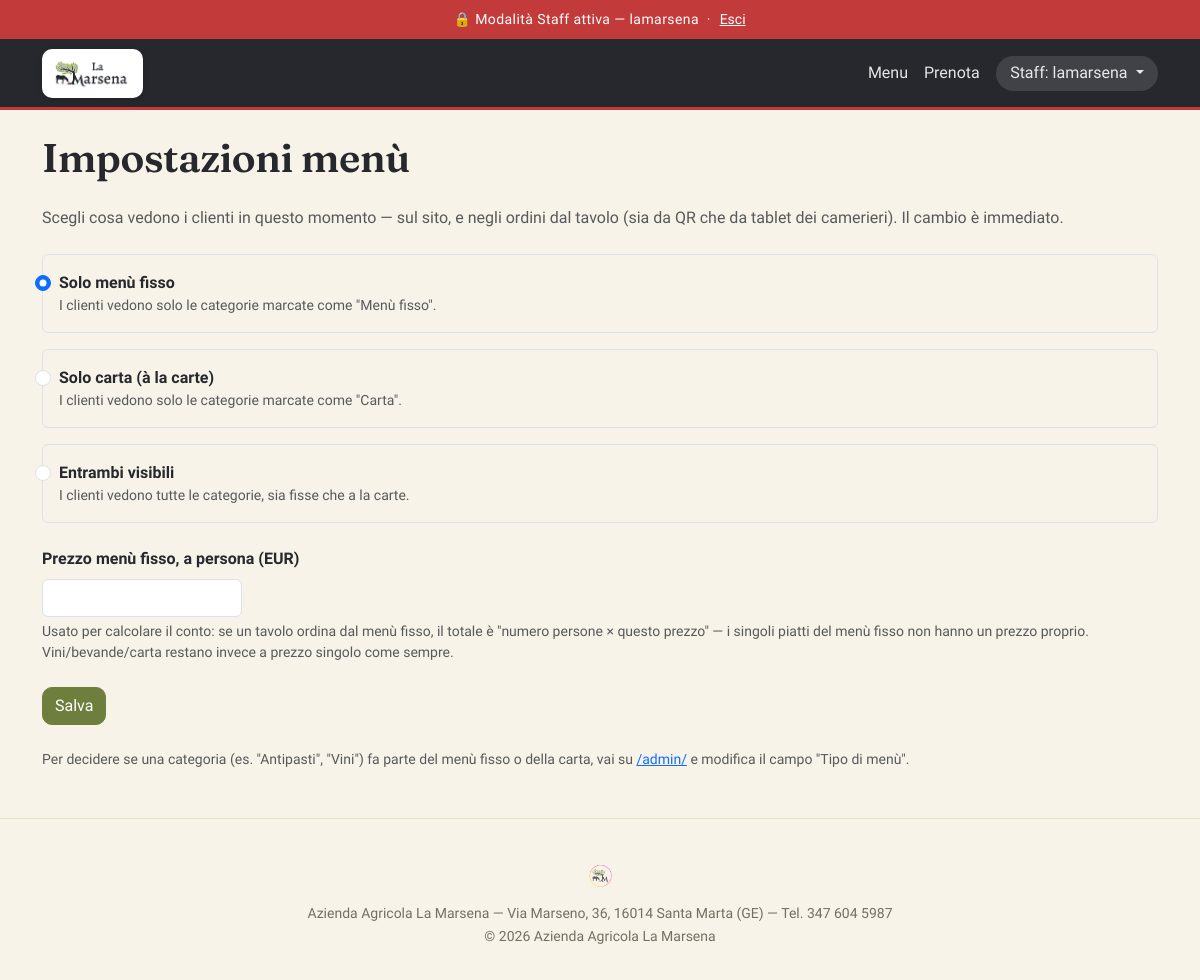
The app's page /menu/impostazioni/ (signed in) with its own data.
### menu_digitale/models.py (models this page shows, shortened)
class ImpostazioniMenu(models.Model):
    MODALITA_FISSO = "fisso"
    MODALITA_CARTA = "carta"
    MODALITA_ENTRAMBI = "entrambi"
    MODALITA_CHOICES = [
        (MODALITA_FISSO, "Solo menù fisso"),
        (MODALITA_CARTA, "Solo carta"),
        (MODALITA_ENTRAMBI, "Entrambi visibili"),
    ]
    modalita_attiva = models.CharField(
        max_length=10,
        choices=MODALITA_CHOICES,
        default=MODALITA_FISSO,
        verbose_name="Cosa mostrare ai clienti ora",
    )
    prezzo_menu_fisso_a_persona = models.DecimalField(
        max_digits=6,
        decimal_places=2,
        default=0,
        verbose_name="Prezzo menù fisso a persona (EUR)",
        help_text="Usato per calcolare il conto quando il tavolo ordina dal menù fisso.",
    )
    class Meta:
        verbose_name = "Impostazioni menù"
        verbose_name_plural = "Impostazioni menù"
    @classmethod
    def ottieni(cls):
        obj, _creato = cls.objects.get_or_create(pk=1)
        return obj

### menu_digitale/views.py (the view, shortened to what this page needs)
# urls.py: path("impostazioni/", views.impostazioni_menu, name="impostazioni"),
@login_required
def impostazioni_menu(request):
    impostazioni = ImpostazioniMenu.ottieni()
    errore_prezzo = None
    return render(
        request,
        "menu_digitale/impostazioni.html",
        {"impostazioni": impostazioni, "errore_prezzo": errore_prezzo},
    )

### templates/menu_digitale/impostazioni.html (shortened to what this page needs)
{% extends "base.html" %}
{% block content %}
<h1 class="mb-4">Impostazioni menù</h1>
<p class="text-muted mb-4">
  Scegli cosa vedono i clienti in questo momento — sul sito, e negli ordini dal tavolo
  (sia da QR che da tablet dei camerieri). Il cambio è immediato.
</p>
<form method="post">
  <div class="form-check mb-3 p-3 border rounded">
    <input class="form-check-input" type="radio" name="modalita_attiva" value="fisso" id="modFisso"
      {% if impostazioni.modalita_attiva == "fisso" %}checked{% endif %}>
    <label class="form-check-label fw-bold" for="modFisso">Solo menù fisso</label>
    <p class="text-muted small mb-0">I clienti vedono solo le categorie marcate come "Menù fisso".</p>
  </div>
  <div class="form-check mb-3 p-3 border rounded">
    <input class="form-check-input" type="radio" name="modalita_attiva" value="carta" id="modCarta"
      {% if impostazioni.modalita_attiva == "carta" %}checked{% endif %}>
    <label class="form-check-label fw-bold" for="modCarta">Solo carta (à la carte)</label>
    <p class="text-muted small mb-0">I clienti vedono solo le categorie marcate come "Carta".</p>
  </div>
  <div class="form-check mb-4 p-3 border rounded">
    <input class="form-check-input" type="radio" name="modalita_attiva" value="entrambi" id="modEntrambi"
      {% if impostazioni.modalita_attiva == "entrambi" %}checked{% endif %}>
    <label class="form-check-label fw-bold" for="modEntrambi">Entrambi visibili</label>
    <p class="text-muted small mb-0">I clienti vedono tutte le categorie, sia fisse che a la carte.</p>
  </div>
  <div class="mb-4">
    <label class="form-label fw-bold" for="prezzoFisso">Prezzo menù fisso, a persona (EUR)</label>
    <input type="number" step="0.01" min="0" class="form-control" style="max-width:200px;"
      id="prezzoFisso" name="prezzo_menu_fisso_a_persona"
      value="{{ impostazioni.prezzo_menu_fisso_a_persona }}">
    <p class="text-muted small mt-1 mb-0">
      Usato per calcolare il conto: se un tavolo ordina dal menù fisso, il totale è
      "numero persone × questo prezzo" — i singoli piatti del menù fisso non hanno un
      prezzo proprio. Vini/bevande/carta restano invece a prezzo singolo come sempre.
    </p>
  </div>
  <button type="submit" class="btn btn-success">Salva</button>
</form>
<p class="mt-4 small text-muted">
  Per decidere se una categoria (es. "Antipasti", "Vini") fa parte del menù fisso o della carta,
  vai su <a href="/admin/menu_digitale/categoria/">/admin/</a> e modifica il campo "Tipo di menù".
</p>
{% endblock %}

### templates/base.html (shortened to what this page needs)
{% load static %}
<!DOCTYPE html>
<html lang="it">
<head>
<link href="https://cdn.jsdelivr.net/npm/bootstrap@5.3.3/dist/css/bootstrap.min.css" rel="stylesheet">
</head>
<body>
{% if user.is_authenticated %}
<div class="staff-banner text-center small py-2">
  🔒 Modalità Staff attiva — {{ user.username }} &nbsp;·&nbsp;
  <form method="post" action="{% url 'logout' %}" class="d-inline m-0">
    <button type="submit" class="btn btn-link btn-sm p-0 align-baseline" style="color:#fff; text-decoration:underline;">Esci</button>
  </form>
</div>
{% endif %}
<nav class="navbar navbar-expand-lg navbar-dark">
  <div class="container">
    <a class="navbar-brand d-flex align-items-center" href="{% url 'home' %}">
      <span class="logo-wrap">
        <img src="{% static 'branding/logo_marsena_wide.png' %}" alt="Azienda Agricola La Marsena" height="38">
      </span>
    </a>
    <div class="collapse navbar-collapse" id="navMenu">
      <ul class="navbar-nav ms-auto align-items-lg-center">
        <li class="nav-item"><a class="nav-link" href="{% url 'menu_digitale:menu' %}">Menu</a></li>
        <li class="nav-item"><a class="nav-link" href="{% url 'prenotazioni:prenota' %}">Prenota</a></li>
        {% if user.is_authenticated %}
          <li class="nav-item dropdown ms-lg-2">
            <a class="nav-link dropdown-toggle staff-pill" href="#" role="button" data-bs-toggle="dropdown">
              Staff: {{ user.username }}
            </a>
          </li>
        {% else %}
          <li class="nav-item"><a class="nav-link" href="{% url 'login' %}">Accesso staff</a></li>
        {% endif %}
      </ul>
    </div>
  </div>
</nav>
<main class="container my-4">
{% block content %}{% endblock %}
</main>
<footer class="text-center">
  <img src="{% static 'branding/logo_marsena_simbolo.png' %}" alt="" height="36" class="mb-2 opacity-75">
  <small class="d-block">Azienda Agricola La Marsena — Via Marseno, 36, 16014 Santa Marta (GE) — Tel. 347 604 5987</small>
  <small>&copy; {% now "Y" %} Azienda Agricola La Marsena</small>
</footer>
</body>
</html>

### templates/base.html (style rules this page uses)
:root { --color-bg: #F8F3E9; --color-surface: #FFFFFF; --color-primary: #6E7F3D; --color-primary-dark: #566331; --color-charcoal: #26282D; --color-charcoal-soft: #383B42; --color-accent: #C23B3A; --color-accent-dark: #9C2F2E; --color-accent-soft: #F3DCD4; --color-text: #26282D; --color-muted: #746F60; --color-border: #E6DFC9; --radius-lg: 20px; --radius-md: 12px; --shadow-soft: 0 14px 34px rgba(38, 40, 45, 0.10); --shadow-tight: 0 2px 10px rgba(38, 40, 45, 0.07); }
body { background-color: var(--color-bg); color: var(--color-text); font-family: 'Work Sans', sans-serif; }
h1, h2, h3, .display-brand { font-family: 'Fraunces', serif; font-weight: 600; letter-spacing: -0.01em; }
.navbar { background-color: var(--color-charcoal) !important; border-bottom: 3px solid var(--color-accent); padding-top: 0.6rem; padding-bottom: 0.6rem; }
.navbar-brand { padding: 0; }
.navbar-brand .logo-wrap { background-color: #fff; border-radius: 10px; padding: 0.35rem 0.75rem; display: inline-flex; align-items: center; box-shadow: 0 2px 6px rgba(0,0,0,0.15); }
.navbar-nav .nav-link { font-weight: 500; color: rgba(255,255,255,0.88) !important; }
.staff-pill { background-color: rgba(255,255,255,0.12); border-radius: 999px; padding: 0.35rem 0.9rem !important; }
.btn { border-radius: 10px; }
.btn-success { background-color: var(--color-primary); border-color: var(--color-primary); font-weight: 500; }
main.container { max-width: 1140px; }
.staff-banner { background-color: var(--color-accent); color: #fff; letter-spacing: 0.03em; font-weight: 500; }
footer { padding: 2.5rem 0 2rem; color: var(--color-muted); border-top: 1px solid var(--color-border); margin-top: 3rem; }

### records on screen
ImpostazioniMenu: modalita_attiva "☑ Solo menù fisso", modalita_attiva "☐ Solo carta (à la carte)", modalita_attiva "☐ Entrambi visibili"

### other values on screen
{{ user.username }} "lamarsena"
